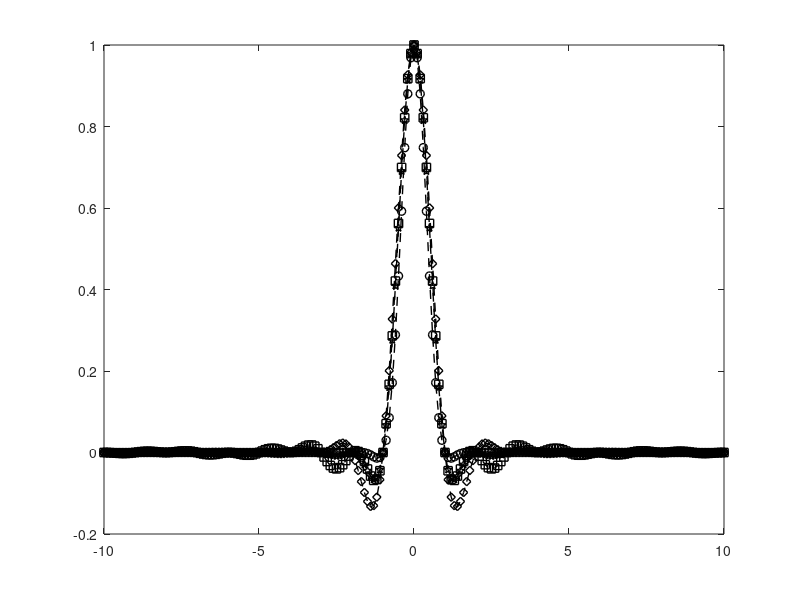

MATLAB code to generate this figure: (Note: this script raises an error after producing the figure.)

%%%%%%%%%%%%%%%%%%%%%%%%%%%%%%%%%%%%%%%%%%%%%
% Script for plotting the time domain and frequency domain representation
% of raised cosine filters for various values of alpha
%%%%%%%%%%%%%%%%%%%%%%%%%%%%%%%%%%%%%%%%%%%%%%
clear all
fs =10;
NFFT=1024;
FPulse=[-NFFT/2:NFFT/2-1]/NFFT;
alpha = 0.5; %roll-off factor, reemplazar para evaluar

%--------------------------------------------------------------------------
%--------------------------------------------------------------------------

%% RAISED COSINE

%defining the RC filter
sincNum = sin(pi*[-fs:1/fs:fs]); % numerator of the sinc function
sincDen = (pi*[-fs:1/fs:fs]); % denominator of the sinc function
sincDenZero = find(abs(sincDen) < 10^-10);
sincOp = sincNum./sincDen;
sincOp(sincDenZero) = 1; % sin(pix/(pix) =1 for x =0

cosNum = cos(alpha*pi*[-fs:1/fs:fs]);
cosDen = (1-(2*alpha*[-fs:1/fs:fs]).^2);
cosDenZero = find(abs(cosDen)<10^-10);
cosOp = cosNum./cosDen;
cosOp(cosDenZero) = pi/4;

RC_Filter = sincOp.*cosOp;
RC_Filter_Spectrum = (abs((fft(RC_Filter,NFFT))/fs));
RC_Filter_Spectrum_dB = 20*log10((fft(RC_Filter,1024))/fs);
%--------------------------------------------------------------------------
%--------------------------------------------------------------------------

%% IMPROVED LINEAR COMBINATION PULSE
% ((mu*A +(1-mu)B) * sinc * exp)^gamma

mu = 1.60;
eps = 0.1;
gamma = 1;

sincNum = sin(pi*[-fs:1/fs:fs]); % numerator of the sinc function
sincDen = (pi*[-fs:1/fs:fs]); % denominator of the sinc function
sincDenZero = find(abs(sincDen) < 10^-10);
sincOp = sincNum./sincDen;
sincOp(sincDenZero) = 1; % sin(pix/(pix) =1 for x =0

ExpIPLC = exp(-eps*pi^2*([-fs:1/fs:fs]).^2);

IPLCNum = 4*(1 - mu)*(sin(alpha*pi*[-fs:1/fs:fs]/2).^2) + alpha*pi*mu*[-fs:1/fs:fs].*sin(alpha*pi*[-fs:1/fs:fs]);
IPLCDen = (alpha*pi*[-fs:1/fs:fs]).^2;
IPLCDenZeros = find(abs(IPLCDen) < 10^-10);
IPLC_1 = IPLCNum ./ IPLCDen;
IPLC_1(IPLCDenZeros) = 1;

IPLC = ExpIPLC.*(sincOp.*IPLC_1).^gamma;
IPLC_Spectrum=(abs((fft(IPLC,NFFT))/fs));
IPLC_Spectrum_dB = 20*log10((fft(IPLC,1024))/fs);

%--------------------------------------------------------------------------
%--------------------------------------------------------------------------

%% EXPONENTIAL LINEAR PULSE
constante=1; %alpha
beta = 0.1; %Beta

Exp2_2_Num=constante*sin(pi*[-fs:1/fs:fs]).*sin(pi*alpha*[-fs:1/fs:fs]); %PLP
Exp2_2_Den=pi^2*alpha*[-fs:1/fs:fs].^2;
Exp2_2DenZero=find(abs(Exp2_2_Den) < 10^-10);
Exp2_2_Total=Exp2_2_Num./Exp2_2_Den;
Exp2_Total(Exp2_2DenZero)=1;

Exp3 = exp(-pi*(beta/2)*[-fs:1/fs:fs].^2);

Exp3_Zero=find(abs(Exp3) < 10^-10);
Exp3(Exp3_Zero) = 1;

Exponential_Linear_Pulse=( Exp3.*Exp2_2_Total);
Exponential_Linear_Pulse(isnan(Exponential_Linear_Pulse))=1;
Exponential_Linear_Pulse_Spectrum=(abs((fft(Exponential_Linear_Pulse,NFFT))/fs));
Exponential_Linear_Pulse_Spectrum_dB = 20*log10((fft(Exponential_Linear_Pulse,1024))/fs);

%--------------------------------------------------------------------------
%--------------------------------------------------------------------------

%% BETTER THAN RAISED COSINE PULSE
% 
beta2 = (pi * alpha) / log(2);

% Calculate the sinc expression
sinc_BTRC_num = sin(pi.*[-fs:1/fs:fs]);
sinc_BTRC_den = pi.*[-fs:1/fs:fs];
sinc_BTRC_tot = sinc_BTRC_num./sinc_BTRC_den;
sinc_BTRC_den_zero=find(abs(sinc_BTRC_tot) < 10^-10);
sinc_BTRC_tot(sinc_BTRC_den_zero) = 0;

% Calculate the second expression for BTRC
numerador_second_BTRC = (2 * beta2 * [-fs:1/fs:fs]) .* sin(pi * alpha * [-fs:1/fs:fs]);
numerador_second_BTRC = numerador_second_BTRC + (2 .* cos(pi * alpha * [-fs:1/fs:fs]) - 1);

% Never 0
denominador_second_BTRC = (beta2 * [-fs:1/fs:fs]).^2 + 1;

% Get the BTRC Pulse
BTRC = ((sinc_BTRC_tot .* numerador_second_BTRC) ./ denominador_second_BTRC);
%BTRC = arrayfun(@(x) BTRC(x,alpha),[-fs:1/fs:fs]);

BTRC(isnan(BTRC))=1; %corregimos en el punto 0

BTRC_Pulse_Spectrum=(abs((fft(BTRC,NFFT))/fs));
BTRC_Pulse_Spectrum_dB = 20*log10((fft(BTRC,1024))/fs);



%--------------------------------------------------------------------------
%--------------------------------------------------------------------------
%% Respuesta al Impulso
close all
figure(1)
plot([-fs:1/fs:fs],[RC_Filter],'--kd','LineWidth',1)
hold on
plot([-fs:1/fs:fs],[IPLC],'--ko','LineWidth',1)
hold on
plot([-fs:1/fs:fs],[BTRC],'--ks','LineWidth',1)
hold on
plot([-fs:1/fs:fs],[Exponential_Linear_Pulse],'--kp','LineWidth',1)
hold on

title('Impulse Response for ISI-Free Pulses with alpha='+string(alpha),'LineWidth',.1);
legend('RC', 'IPLCP', 'BTRC', 'ELP');
axis([0 3 -.2 1.1])
hold all

grid on
xlabel('Time, t/T')
ylabel('Amplitude, h(t)')
%--------------------------------------------------------------------------
%--------------------------------------------------------------------------
%% Respuesta en Frecuencia
figure(2)
plot(FPulse*2*fs, fftshift(RC_Filter_Spectrum),'--kd','LineWidth',1);
hold on
plot(FPulse*fs*2, fftshift(IPLC_Spectrum),'--ko','LineWidth',1);
hold on
plot(FPulse*fs*2, fftshift(BTRC_Pulse_Spectrum),'--ks','LineWidth',1);
hold on
plot(FPulse*fs*2, fftshift(Exponential_Linear_Pulse_Spectrum),'--kp','LineWidth',1);
hold on
title('Frequency Response for ISI-Free Pulses with alpha='+string(alpha),'LineWidth',.1);
legend('RC', 'IPLCP', 'BTRC', 'ELP');
axis([-1.6 1.6 0 1])

grid on
xlabel('f/B')
ylabel('H(f)/T')
